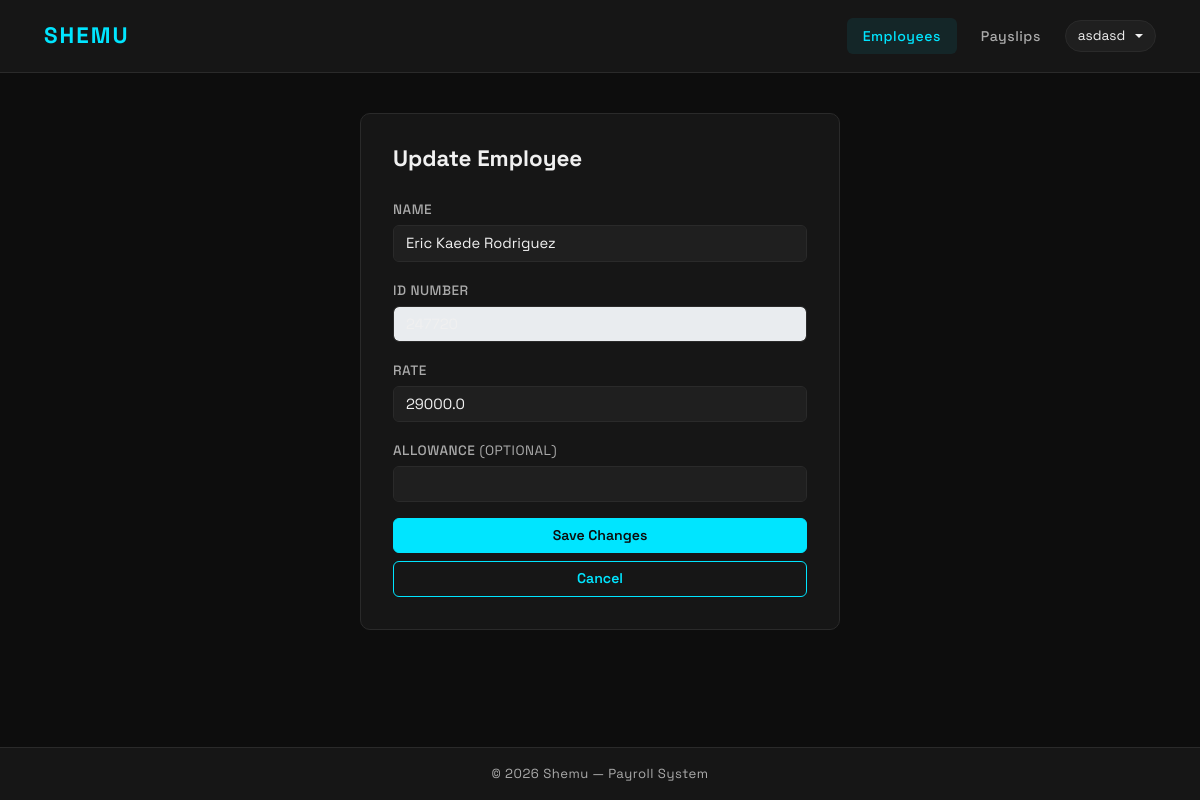
/employees/247720/update/ (signed in), run on the app's committed database.
### payroll_app/models.py (models this page shows, shortened)
class Employee(models.Model):
    name = models.CharField(max_length=300)
    id_number = models.CharField(max_length=50, primary_key=True, unique=True)
    rate = models.FloatField()
    overtime_pay = models.FloatField(null=True, blank=True)
    allowance = models.FloatField(null=True, blank=True)

### payroll_app/views.py (the view, shortened to what this page needs)
# urls.py: path('employees/<str:id_number>/update/', views.update_employee, name='update_employee'),
def update_employee(request, id_number):
    if not request.user.is_authenticated:
        return redirect('login')
    employee = get_object_or_404(Employee, pk=id_number)
    return render(request, 'payroll_app/update_employee.html', {'employee': employee})

### payroll_app/templates/payroll_app/update_employee.html (shortened to what this page needs)
{% extends 'payroll_app/base.html' %}
{% block content %}
<div class="form-card">
    <h2>Update Employee</h2>
    <form method="post">
        <div class="mb-3">
            <label class="form-label">Name</label>
            <input type="text" name="name" class="form-control" value="{{ employee.name }}" required>
        </div>
        <div class="mb-3">
            <label class="form-label">ID Number</label>
            <input type="text" class="form-control" value="{{ employee.id_number }}" disabled>
        </div>
        <div class="mb-3">
            <label class="form-label">Rate</label>
            <input type="number" name="rate" class="form-control" step="0.01" value="{{ employee.rate }}" required>
        </div>
        <div class="mb-3">
            <label class="form-label">Allowance <span class="text-muted fw-normal">(Optional)</span></label>
            <input type="number" name="allowance" class="form-control" step="0.01" value="{{ employee.allowance|default:'' }}">
        </div>
        <button type="submit" class="btn btn-accent w-100 mb-2">Save Changes</button>
        <a href="{% url 'employees' %}" class="btn btn-outline-accent w-100">Cancel</a>
    </form>
</div>
{% endblock %}

### payroll_app/templates/payroll_app/base.html (shortened to what this page needs)
<!DOCTYPE html>
<html lang="en" data-theme="dark">
<head>
    <link href="https://cdn.jsdelivr.net/npm/bootstrap@5.3.0/dist/css/bootstrap.min.css" rel="stylesheet">
</head>
<body>
<nav class="navbar navbar-expand-lg">
    <div class="container">
        <a class="navbar-brand" href="{% url 'employees' %}">Shemu</a>
        <div class="navbar-nav ms-auto d-flex align-items-center gap-2">
            {% if request.user.is_authenticated %}
                <a class="nav-link {% if request.resolver_match.url_name == 'employees' or request.resolver_match.url_name == 'create_employee' or request.resolver_match.url_name == 'update_employee' %}active{% endif %}" href="{% url 'employees' %}">Employees</a>
                <a class="nav-link {% if request.resolver_match.url_name == 'payslips' or request.resolver_match.url_name == 'view_payslip' %}active{% endif %}" href="{% url 'payslips' %}">Payslips</a>
                <div class="dropdown">
                    <button class="theme-toggle dropdown-toggle" type="button" data-bs-toggle="dropdown" aria-expanded="false">
                        {{ request.user.username }}
                    </button>
                </div>
            {% else %}
                <button class="theme-toggle" onclick="toggleTheme()" id="themeBtn">☀️ Light</button>
            {% endif %}
        </div>
    </div>
</nav>
<div class="main-content">
    <div class="container">
        {% block content %}{% endblock %}
    </div>
</div>
<footer>
    &copy; 2026 Shemu &mdash; Payroll System
</footer>
</body>
</html>

### payroll_app/templates/payroll_app/base.html (style rules this page uses)
[data-theme="dark"] { --bg: #0d0d0d; --surface: #161616; --surface2: #1f1f1f; --border: #2a2a2a; --accent: #00e5ff; --accent-hover: rgba(0, 229, 255, 0.08); --text: #f0f0f0; --text-inverse: #0d0d0d; --muted: #aaaaaa; --table-hover: rgba(255,255,255,0.03); --input-bg: #1f1f1f; --input-border: #2a2a2a; }
* { box-sizing: border-box; }
body { font-family: 'Space Grotesk', sans-serif; background-color: var(--bg); color: var(--text); min-height: 100vh; display: flex; flex-direction: column; transition: background-color 0.3s, color 0.3s; }
.navbar { background-color: var(--surface) !important; border-bottom: 1px solid var(--border); padding: 0.9rem 2rem; transition: background-color 0.3s; }
.navbar-brand { font-size: 1.4rem; font-weight: 700; color: var(--accent) !important; letter-spacing: 2px; text-transform: uppercase; }
.nav-link { color: var(--muted) !important; font-weight: 500; font-size: 0.88rem; letter-spacing: 0.5px; padding: 0.45rem 1rem !important; border-radius: 6px; transition: all 0.2s; }
.nav-link.active { color: var(--accent) !important; background-color: var(--accent-hover); }
.theme-toggle { background: var(--surface2); border: 1px solid var(--border); border-radius: 20px; padding: 0.3rem 0.75rem; cursor: pointer; font-size: 0.85rem; color: var(--text); transition: all 0.2s; display: flex; align-items: center; gap: 0.4rem; }
.text-muted { color: var(--muted) !important; }
.main-content { flex: 1; padding: 2.5rem 0; }
.btn-accent { background-color: var(--accent); border-color: var(--accent); color: var(--text-inverse); font-weight: 600; font-size: 0.88rem; }
[data-theme="dark"] .btn-accent { color: var(--bg); }
.btn-outline-accent { background: transparent; border: 1px solid var(--accent); color: var(--accent); font-weight: 600; font-size: 0.88rem; }
.form-label { font-weight: 500; font-size: 0.85rem; color: var(--muted); margin-bottom: 0.3rem; text-transform: uppercase; letter-spacing: 0.5px; }
.form-control, .form-select { background-color: var(--input-bg); border-color: var(--input-border); color: var(--text); border-radius: 6px; font-size: 0.92rem; transition: all 0.2s; }
.form-card { background-color: var(--surface); border: 1px solid var(--border); border-radius: 10px; padding: 2rem; max-width: 480px; margin: 0 auto; }
.form-card h2 { font-size: 1.4rem; font-weight: 700; margin-bottom: 1.5rem; color: var(--text); }
footer { background-color: var(--surface); border-top: 1px solid var(--border); color: var(--muted); text-align: center; padding: 1rem; font-size: 0.82rem; letter-spacing: 0.5px; transition: background-color 0.3s; }

### data on the page
Employee: name "Eric Kaede Rodriguez", id_number "247720", rate "29000.0"

### other printed values
{{ request.user.username }} "asdasd"
